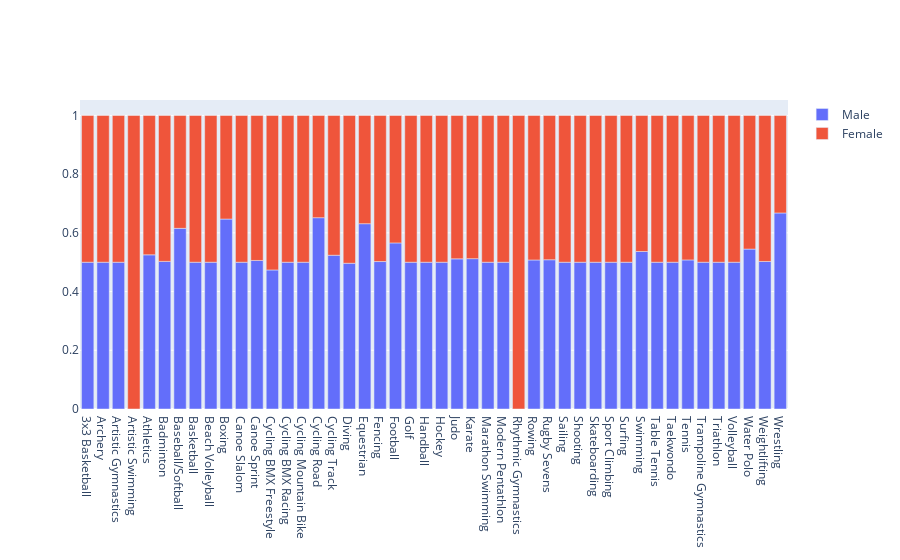

Notebook code for this chart:
### Code cell
fig = go.Figure()
fig.add_bar(x=gender['Discipline'],y=gender['Male']/(gender['Male']+gender['Female']), name="Male")
fig.add_bar(x=gender['Discipline'],y=gender['Female']/(gender['Male']+gender['Female']), name="Female")
fig.update_layout(barmode="relative")
fig.show()

### Figure 1 — Plotly figure (JSON) as saved in the notebook; plotly's stock layout.template omitted (floating-point values rounded to 4 significant figures)
{"data": [{"name": "Male", "type": "bar", "x": ["3x3 Basketball", "Archery", "Artistic Gymnastics", "Artistic Swimming", "Athletics", "Badminton", "Baseball/Softball", "Basketball", "Beach Volleyball", "Boxing", "Canoe Slalom", "Canoe Sprint", "Cycling BMX Freestyle", "Cycling BMX Racing", "Cycling Mountain Bike", "Cycling Road", "Cycling Track", "Diving", "Equestrian", "Fencing", "Football", "Golf", "Handball", "Hockey", "Judo", "Karate", "Marathon Swimming", "Modern Pentathlon", "Rhythmic Gymnastics", "Rowing", "Rugby Sevens", "Sailing", "Shooting", "Skateboarding", "Sport Climbing", "Surfing", "Swimming", "Table Tennis", "Taekwondo", "Tennis", "Trampoline Gymnastics", "Triathlon", "Volleyball", "Water Polo", "Weightlifting", "Wrestling"], "y": [0.5, 0.5, 0.5, 0, 0.5252, 0.5029, 0.6154, 0.5, 0.5, 0.6471, 0.5, 0.506, 0.4737, 0.5, 0.5, 0.6517, 0.5238, 0.4965, 0.6313, 0.5023, 0.5658, 0.5, 0.5, 0.5, 0.5115, 0.5122, 0.5, 0.5, 0, 0.5077, 0.5084, 0.5, 0.5, 0.5, 0.5, 0.5, 0.5366, 0.5, 0.5, 0.5079, 0.5, 0.5, 0.5, 0.5448, 0.5025, 0.6678]}, {"name": "Female", "type": "bar", "x": ["3x3 Basketball", "Archery", "Artistic Gymnastics", "Artistic Swimming", "Athletics", "Badminton", "Baseball/Softball", "Basketball", "Beach Volleyball", "Boxing", "Canoe Slalom", "Canoe Sprint", "Cycling BMX Freestyle", "Cycling BMX Racing", "Cycling Mountain Bike", "Cycling Road", "Cycling Track", "Diving", "Equestrian", "Fencing", "Football", "Golf", "Handball", "Hockey", "Judo", "Karate", "Marathon Swimming", "Modern Pentathlon", "Rhythmic Gymnastics", "Rowing", "Rugby Sevens", "Sailing", "Shooting", "Skateboarding", "Sport Climbing", "Surfing", "Swimming", "Table Tennis", "Taekwondo", "Tennis", "Trampoline Gymnastics", "Triathlon", "Volleyball", "Water Polo", "Weightlifting", "Wrestling"], "y": [0.5, 0.5, 0.5, 1, 0.4748, 0.4971, 0.3846, 0.5, 0.5, 0.3529, 0.5, 0.494, 0.5263, 0.5, 0.5, 0.3483, 0.4762, 0.5035, 0.3687, 0.4977, 0.4342, 0.5, 0.5, 0.5, 0.4885, 0.4878, 0.5, 0.5, 1, 0.4923, 0.4916, 0.5, 0.5, 0.5, 0.5, 0.5, 0.4634, 0.5, 0.5, 0.4921, 0.5, 0.5, 0.5, 0.4552, 0.4975, 0.3322]}], "layout": {"barmode": "relative"}}
